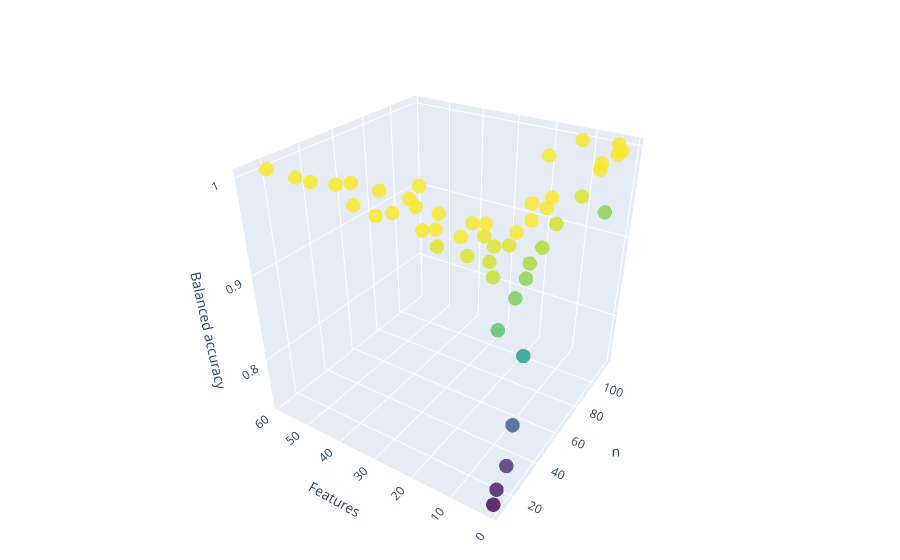

Notebook code cell kept with this figure:
### Markdown cell above
## 3D Pareto Front Approximation

This script generates an interactive 3D plot of the Pareto front approximation for the selected scenario. The objectives are displayed in a 3D space, where each point represents a solution, and the color intensity reflects the balanced accuracy. 

You can rotate, zoom, and explore the visualization directly within the notebook to better understand the distribution of solutions across the objectives.

### Code cell
def plot_interactive_3D_front():
    
    x_vals = [sol[0] for sol in soluciones]
    y_vals = [sol[1] for sol in soluciones]
    z_vals = [-sol[2] for sol in soluciones]

    fig = go.Figure()

    fig.add_trace(go.Scatter3d(
        x=x_vals,
        y=y_vals,
        z=z_vals,
        mode='markers',
        marker=dict(
            size=5,
            color=z_vals,
            colorscale='Viridis',
            opacity=0.8
        )
    ))

    fig.update_layout(
        scene=dict(
            xaxis_title='n',
            yaxis_title='Features',
            zaxis_title='Balanced accuracy',
            camera=dict(
                eye=dict(x=1.5, y=1.5, z=1.5)
                # up=dict(x=np.cos(np.radians(140)), y=np.sin(np.radians(140)), z=1)
            )
        ),
        height=800,
        margin=dict(l=0, r=0, b=0, t=0)
    )
    
    fig.show()

plot_interactive_3D_front()

### Figure 1 — Plotly figure (JSON) as saved in the notebook; plotly's stock layout.template omitted (floating-point values rounded to 4 significant figures)
{"data": [{"marker": {"color": [0.9881, 1, 0.7435, 0.9999, 0.8832, 0.9997, 0.9868, 0.97, 1, 0.8158, 0.9519, 0.9306, 0.9994, 0.9997, 0.9992, 0.9988, 0.9999, 0.9988, 0.7726, 1, 0.9998, 0.9992, 0.9998, 0.9544, 0.9982, 0.9991, 0.9996, 0.9994, 0.9771, 0.999, 0.9812, 0.9999, 0.9876, 0.945, 0.9998, 0.9882, 0.9996, 0.7581, 0.9987, 0.9991, 0.9827, 0.9992, 0.9996, 0.9996, 0.9658, 0.9993, 0.9879, 0.9938, 0.9992, 0.9992], "colorscale": [[0, "#440154"], [0.1111, "#482878"], [0.2222, "#3e4989"], [0.3333, "#31688e"], [0.4444, "#26828e"], [0.5556, "#1f9e89"], [0.6667, "#35b779"], [0.7778, "#6ece58"], [0.8889, "#b5de2b"], [1, "#fde725"]], "opacity": 0.8, "size": 5}, "mode": "markers", "type": "scatter3d", "x": [10, 116, 10, 19, 27, 26, 71, 40, 89, 22, 93, 11, 22, 19, 93, 10, 53, 24, 19, 113, 37, 22, 26, 29, 10, 105, 26, 12, 10, 34, 50, 45, 20, 22, 19, 10, 22, 12, 87, 12, 14, 45, 14, 22, 31, 110, 23, 20, 12, 24], "y": [8, 4, 1, 59, 1, 33, 2, 2, 14, 1, 1, 2, 18, 47, 3, 27, 4, 3, 1, 12, 28, 11, 40, 2, 17, 2, 26, 33, 3, 3, 2, 6, 6, 2, 51, 14, 23, 1, 2, 10, 5, 3, 25, 42, 2, 2, 4, 8, 15, 9], "z": [0.9881, 1, 0.7435, 0.9999, 0.8832, 0.9997, 0.9868, 0.97, 1, 0.8158, 0.9519, 0.9306, 0.9994, 0.9997, 0.9992, 0.9988, 0.9999, 0.9988, 0.7726, 1, 0.9998, 0.9992, 0.9998, 0.9544, 0.9982, 0.9991, 0.9996, 0.9994, 0.9771, 0.999, 0.9812, 0.9999, 0.9876, 0.945, 0.9998, 0.9882, 0.9996, 0.7581, 0.9987, 0.9991, 0.9827, 0.9992, 0.9996, 0.9996, 0.9658, 0.9993, 0.9879, 0.9938, 0.9992, 0.9992]}], "layout": {"autosize": true, "margin": {"b": 0, "l": 0, "r": 0, "t": 0}, "scene": {"aspectmode": "auto", "aspectratio": {"x": 1, "y": 1, "z": 1}, "camera": {"center": {"x": 0, "y": 0, "z": 0}, "eye": {"x": -1.832, "y": -1.178, "z": 1.3}, "projection": {"type": "perspective"}, "up": {"x": 0, "y": 0, "z": 1}}, "xaxis": {"title": {"text": "n"}, "type": "linear"}, "yaxis": {"title": {"text": "Features"}, "type": "linear"}, "zaxis": {"title": {"text": "Balanced accuracy"}, "type": "linear"}}}}
